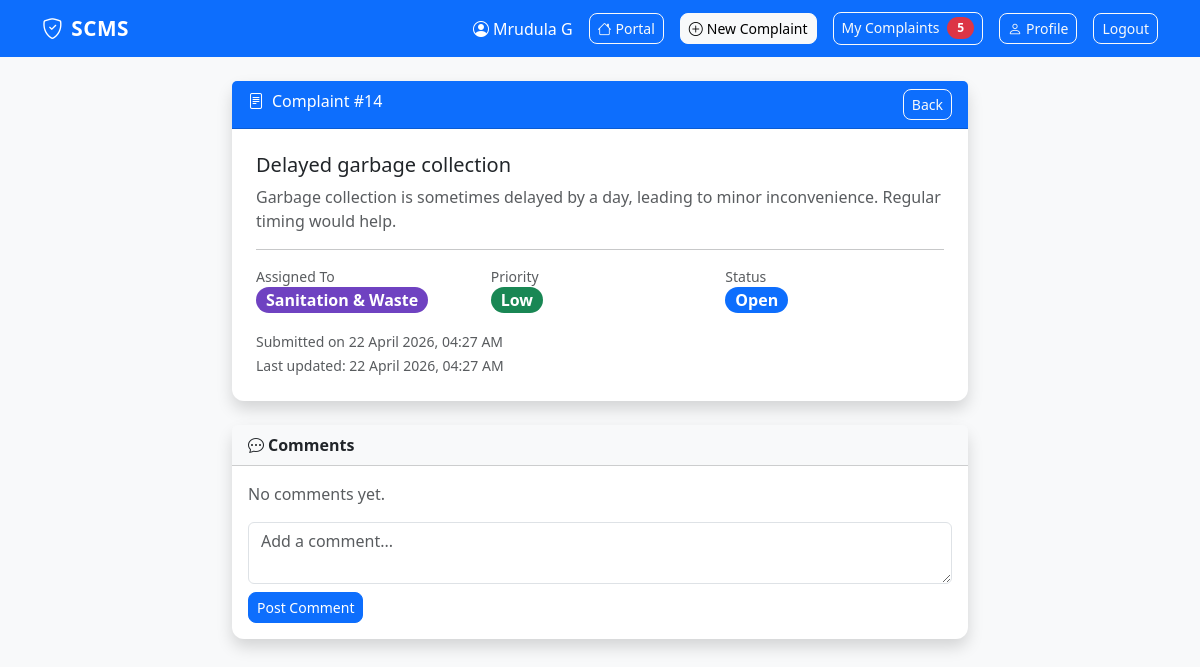
The page /complaint/14 (signed in) on the database its author committed.
### models.py (models this page shows)
class User(UserMixin, db.Model):
    id = db.Column(db.Integer, primary_key=True)
    name = db.Column(db.String(100), nullable=False)
    email = db.Column(db.String(120), unique=True, nullable=False)
    password = db.Column(db.String(200), nullable=False)
    role = db.Column(db.String(10), default='user')  # 'user' or 'admin'
    complaints = db.relationship('Complaint', backref='user', lazy=True)

class Complaint(db.Model):
    id = db.Column(db.Integer, primary_key=True)
    title = db.Column(db.String(200), nullable=False)
    description = db.Column(db.Text, nullable=False)
    category = db.Column(db.String(50), default='General')
    priority = db.Column(db.String(10), default='Medium')  # Low, Medium, High
    status = db.Column(db.String(20), default='Open')      # Open, In Progress, Resolved, Closed
    resolution_note = db.Column(db.Text, default='')
    assigned_to = db.Column(db.String(50), default='Unassigned')  # Department
    created_at = db.Column(db.DateTime, default=datetime.utcnow)
    updated_at = db.Column(db.DateTime, default=datetime.utcnow, onupdate=datetime.utcnow)
    user_id = db.Column(db.Integer, db.ForeignKey('user.id'), nullable=False)
    comments = db.relationship('Comment', backref='complaint', lazy=True)

### routes/complaints.py (the view, shortened to what this page needs)
@complaints.route('/complaint/<int:complaint_id>', methods=['GET', 'POST'])
@login_required
def view(complaint_id):
    complaint = Complaint.query.get_or_404(complaint_id)
    if complaint.user_id != current_user.id and current_user.role != 'admin':
        flash('Access denied.', 'danger')
        return redirect(url_for('complaints.dashboard'))
    return render_template('view_complaint.html', complaint=complaint)

### app.py (called while the page is built)
@login_manager.user_loader
def load_user(user_id):
    return User.query.get(int(user_id))

### templates/view_complaint.html (shortened to what this page needs)
{% extends 'base.html' %}
{% block content %}
<div class="row justify-content-center">
  <div class="col-md-8">
    <div class="card shadow">
      <div class="card-header bg-primary text-white d-flex justify-content-between">
        <span><i class="bi bi-file-text me-2"></i>Complaint #{{ complaint.id }}</span>
        <div>
          {% if current_user.role == 'admin' %}
            <a href="{{ url_for('admin.dashboard') }}" class="btn btn-sm btn-outline-light me-1">Back to Admin</a>
          {% else %}
            <a href="{{ url_for('complaints.dashboard') }}" class="btn btn-sm btn-outline-light">Back</a>
          {% endif %}
        </div>
      </div>
      <div class="card-body p-4">
        <h5>{{ complaint.title }}</h5>
        <p class="text-muted">{{ complaint.description }}</p>
        <hr>
        <div class="row g-3">
          <div class="col-md-4">
            <small class="text-muted d-block">Assigned To</small>
            <span class="badge fs-6" style="background:#6f42c1; color:white">
              {{ complaint.assigned_to or 'Unassigned' }}
            </span>
          </div>
          <div class="col-md-4">
            <small class="text-muted d-block">Priority</small>
            {% if complaint.priority == 'High' %}
              <span class="badge bg-danger fs-6">High</span>
            {% elif complaint.priority == 'Medium' %}
              <span class="badge bg-warning text-dark fs-6">Medium</span>
            {% else %}
              <span class="badge bg-success fs-6">Low</span>
            {% endif %}
          </div>
          <div class="col-md-4">
            <small class="text-muted d-block">Status</small>
            {% if complaint.status == 'Open' %}
              <span class="badge bg-primary fs-6">Open</span>
            {% elif complaint.status == 'In Progress' %}
              <span class="badge bg-info text-dark fs-6">In Progress</span>
            {% elif complaint.status == 'Resolved' %}
              <span class="badge bg-success fs-6">Resolved</span>
            {% else %}
              <span class="badge bg-secondary fs-6">Closed</span>
            {% endif %}
          </div>
        </div>
        <p class="text-muted mt-3 mb-0">
          <small>Submitted on {{ complaint.created_at.strftime('%d %B %Y, %I:%M %p') }}</small><br>
          <small>Last updated: {{ complaint.updated_at.strftime('%d %B %Y, %I:%M %p') }}</small>
        </p>
      </div>
    </div>
    <div class="card shadow mt-4">
      <div class="card-header bg-light"><strong><i class="bi bi-chat-dots me-1"></i>Comments</strong></div>
      <div class="card-body">
        {% for comment in complaint.comments %}
        <div class="mb-3 p-3 bg-light rounded">
          <strong>{{ comment.author }}</strong>
          <span class="text-muted ms-2" style="font-size:0.8rem">{{ comment.created_at.strftime('%d %b %Y, %I:%M %p') }}</span>
          <p class="mb-0 mt-1">{{ comment.text }}</p>
        </div>
        {% else %}
        <p class="text-muted">No comments yet.</p>
        {% endfor %}
        <form method="POST" class="mt-3">
          <div class="mb-2">
            <textarea name="comment" class="form-control" rows="2" placeholder="Add a comment..."></textarea>
          </div>
          <button type="submit" class="btn btn-primary btn-sm">Post Comment</button>
        </form>
      </div>
    </div>
  </div>
</div>
{% endblock %}

### templates/base.html (shortened to what this page needs)
<!DOCTYPE html>
<html lang="en">
<head>
  <link href="https://cdn.jsdelivr.net/npm/bootstrap@5.3.0/dist/css/bootstrap.min.css" rel="stylesheet">
  <link href="https://cdn.jsdelivr.net/npm/bootstrap-icons@1.11.0/font/bootstrap-icons.css" rel="stylesheet">
  <link rel="stylesheet" href="{{ url_for('static', filename='style.css') }}">
</head>
<body>
<nav class="navbar navbar-expand-lg navbar-dark bg-primary">
  <div class="container">
    <a class="navbar-brand fw-bold" href="/"><i class="bi bi-shield-check me-2"></i>SCMS</a>
    <div class="ms-auto d-flex align-items-center gap-3">
      {% if current_user.is_authenticated %}
        <span class="text-white"><i class="bi bi-person-circle me-1"></i>{{ current_user.name }}</span>
        {% if current_user.role == 'admin' %}
          <a href="{{ url_for('admin.dashboard') }}" class="btn btn-outline-light btn-sm">Admin Panel</a>
          <a href="{{ url_for('admin.export_csv') }}" class="btn btn-outline-light btn-sm"><i class="bi bi-download me-1"></i>Export CSV</a>
        {% else %}
          <a href="{{ url_for('complaints.portal') }}" class="btn btn-outline-light btn-sm"><i class="bi bi-house me-1"></i>Portal</a>
          <a href="{{ url_for('complaints.submit') }}" class="btn btn-light btn-sm"><i class="bi bi-plus-circle me-1"></i>New Complaint</a>
          <a href="{{ url_for('complaints.dashboard') }}" class="btn btn-outline-light btn-sm">
            My Complaints
            {% set count = current_user.complaints | selectattr('status', 'equalto', 'Open') | list | length %}
            {% if count > 0 %}<span class="badge bg-danger ms-1">{{ count }}</span>{% endif %}
          </a>
          <a href="{{ url_for('complaints.profile') }}" class="btn btn-outline-light btn-sm"><i class="bi bi-person me-1"></i>Profile</a>
        {% endif %}
        <a href="{{ url_for('auth.logout') }}" class="btn btn-outline-light btn-sm">Logout</a>
      {% endif %}
    </div>
  </div>
</nav>
<div class="container mt-4">
  {% block content %}{% endblock %}
</div>
</body>
</html>

### static/style.css (style rules this page uses)
body { background-color: #f8f9fa; font-family: 'Segoe UI', sans-serif; }
.navbar-brand { font-size: 1.3rem; letter-spacing: 0.5px; }
.card { border: none; border-radius: 12px; }
.badge { font-size: 0.75rem; padding: 5px 10px; border-radius: 20px; }
.btn { border-radius: 8px; }

### rows shown on the page
User: name "Mrudula G"
Complaint: id "14", title "Delayed garbage collection", description "Garbage collection is sometimes delayed by a day, leading to minor inconvenience. Regular timing would help.", assigned_to "Sanitation & Waste", created_at "22 April 2026, 04:27 AM", updated_at "22 April 2026, 04:27 AM"

### other values the page prints
{{ count }} "5"
